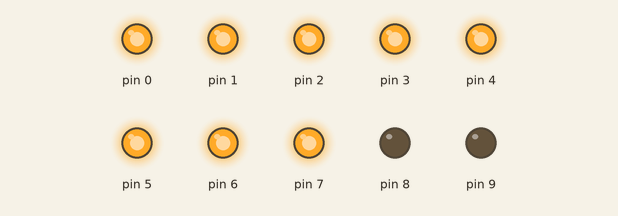
This sketch was run on a simulated Arduino Uno, built with avr-gcc and run on an emulated ATmega328P. Parts: output pins drawn as LEDs (lit = HIGH).

Above: at 0.1 s.
Timing chart, 0 to 1.6 s (numbered marks = the images above):
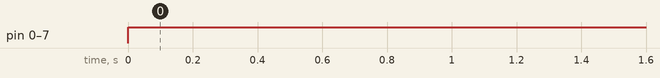

The sketch:

DAC.ino
```cpp
void setup()
{

  for (int i = 0; i < 10; i++){
      pinMode(i,OUTPUT);
  }

}

void loop() {
  PORTD = 1023;

}
```

Measured:
- by itself, pin 0–7: LOW → HIGH at 0.00 s
